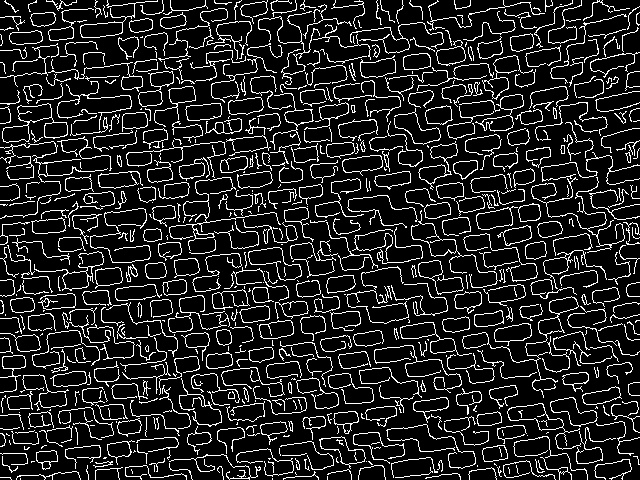
#> input picture 05222024_004814.jpg, 640 x 480 px, given in place of the camera
$ python canny_edge_live_test.py
#> lines starting #> are read from the running program, lines starting #| are printed output that depends on the picture
#> further down, frame is the input picture: shape (480, 640, 3); min 0, max 255, mean 34.2

import cv2
from datetime import datetime

def apply_canny_edge(frame_):
	gray = cv2.cvtColor(frame_, cv2.COLOR_BGR2GRAY)
	blurred = cv2.GaussianBlur(gray, (5, 5), 0)
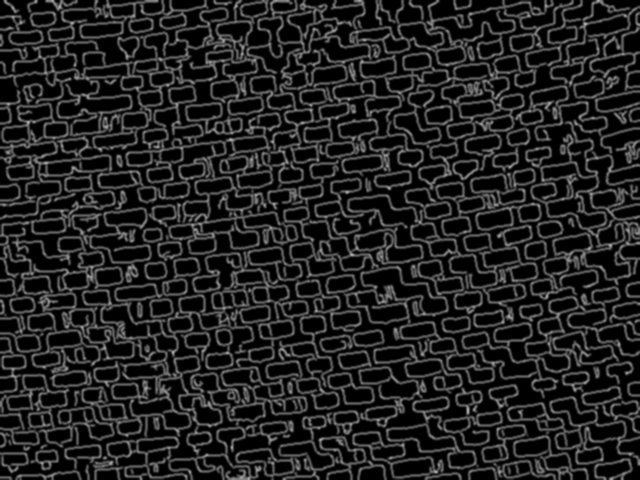
#> blurred: shape (480, 640); min 0, max 180, mean 34.2
	edges_ = cv2.Canny(blurred, 25, 200)
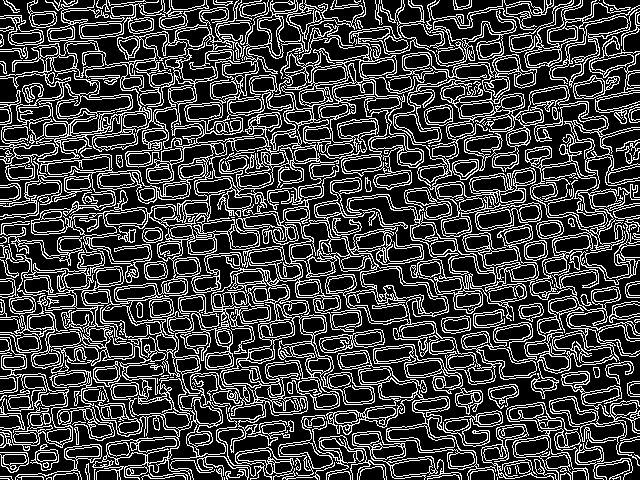
#> edges_: shape (480, 640); 24.9% white in thin lines or dots
	return edges_


cap = cv2.VideoCapture(1)

while True:
	ret, frame = cap.read()

	if not ret:
		break

	edges = apply_canny_edge(frame)

	cv2.imshow('Original', frame)
	cv2.imshow('Edges', edges)

	if cv2.waitKey(1) & 0xFF == ord('q'):
#> (key q is pressed here)
		break

	if cv2.waitKey(1) & 0xFF == ord('c'):
		td = datetime.now().strftime("%m%d%Y_%H%M%S.jpg")
		cv2.imwrite(td, edges)
		print('Captured!')

cap.release()
cv2.destroyAllWindows()

$ run again, on 05222024_004850.jpg
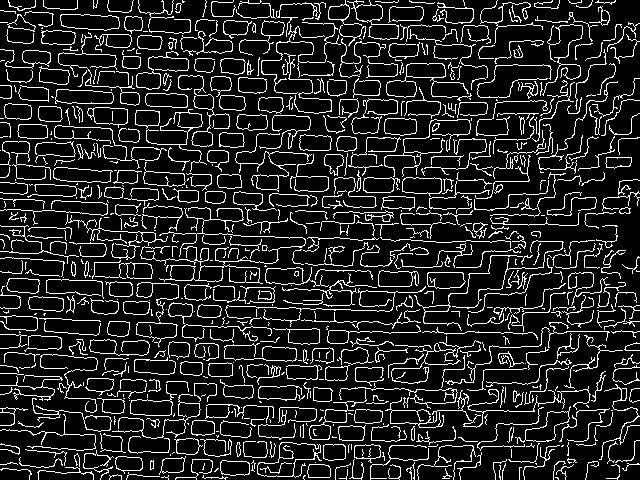
#> input picture 05222024_004850.jpg, 640 x 480 px, given in place of the camera
#> frame is the input picture: shape (480, 640, 3); min 0, max 255, mean 35.5
#> in apply_canny_edge, `blurred = cv2.GaussianBlur(gray, (5, 5), 0)`:
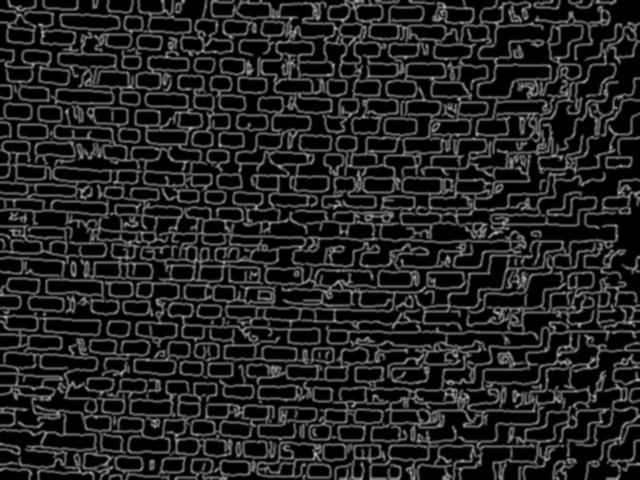
#> blurred: shape (480, 640); min 0, max 194, mean 35.5
#> in apply_canny_edge, `edges_ = cv2.Canny(blurred, 25, 200)`:
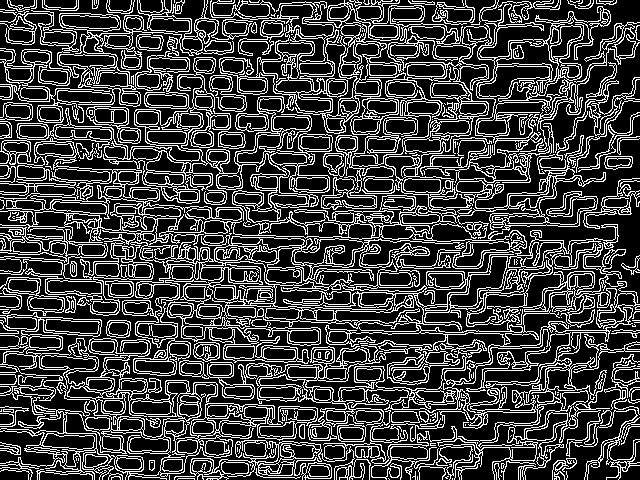
#> edges_: shape (480, 640); 25.4% white in thin lines or dots

$ run again, on 05222024_004916.jpg
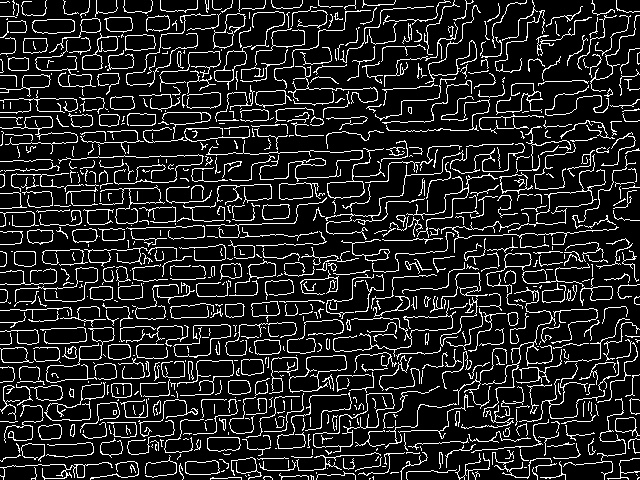
#> input picture 05222024_004916.jpg, 640 x 480 px, given in place of the camera
#> frame is the input picture: shape (480, 640, 3); min 0, max 255, mean 34.9
#> in apply_canny_edge, `blurred = cv2.GaussianBlur(gray, (5, 5), 0)`:
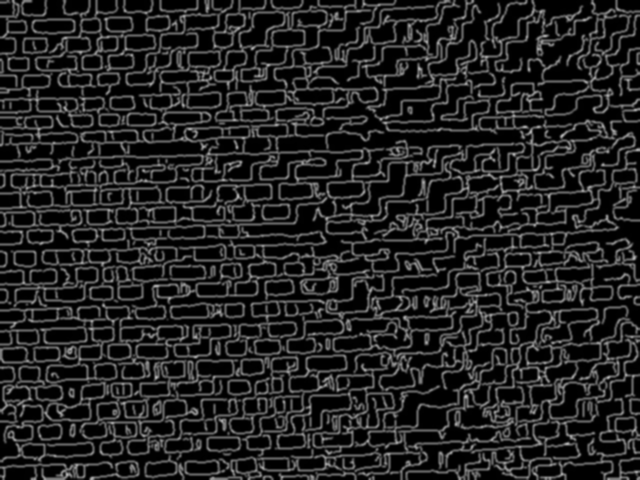
#> blurred: shape (480, 640); min 0, max 182, mean 35
#> in apply_canny_edge, `edges_ = cv2.Canny(blurred, 25, 200)`:
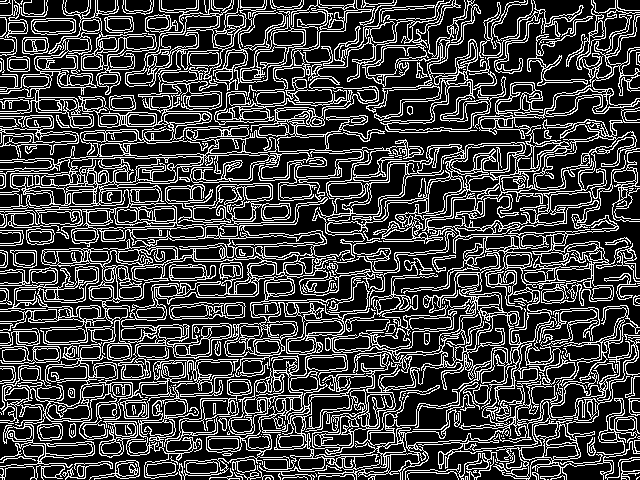
#> edges_: shape (480, 640); 25.2% white in thin lines or dots

$ run again, on 05222024_005011.jpg
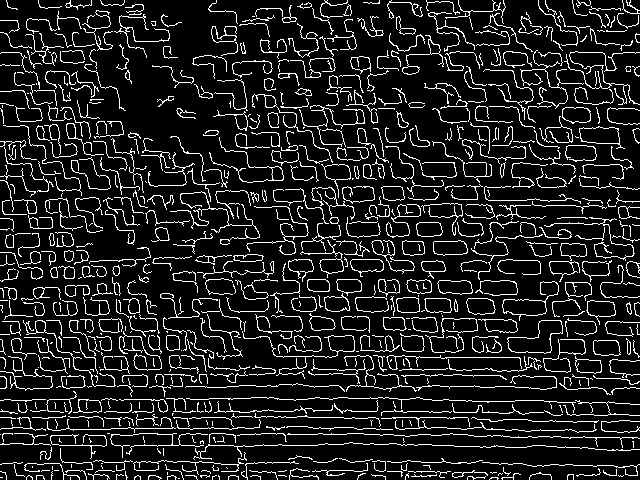
#> input picture 05222024_005011.jpg, 640 x 480 px, given in place of the camera
#> frame is the input picture: shape (480, 640, 3); min 0, max 255, mean 31.7
#> in apply_canny_edge, `blurred = cv2.GaussianBlur(gray, (5, 5), 0)`:
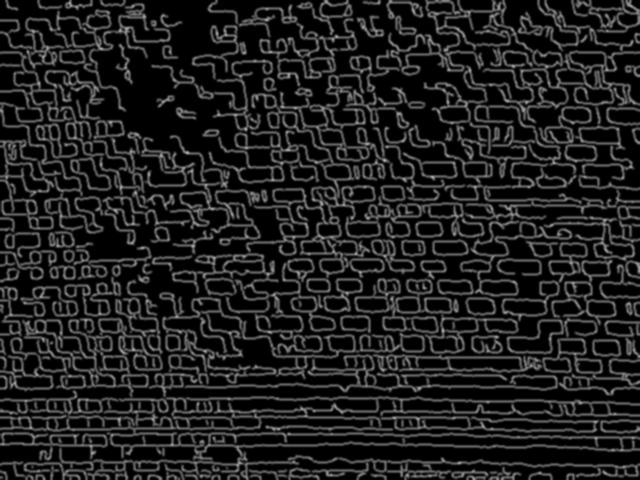
#> blurred: shape (480, 640); min 0, max 177, mean 31.8
#> in apply_canny_edge, `edges_ = cv2.Canny(blurred, 25, 200)`:
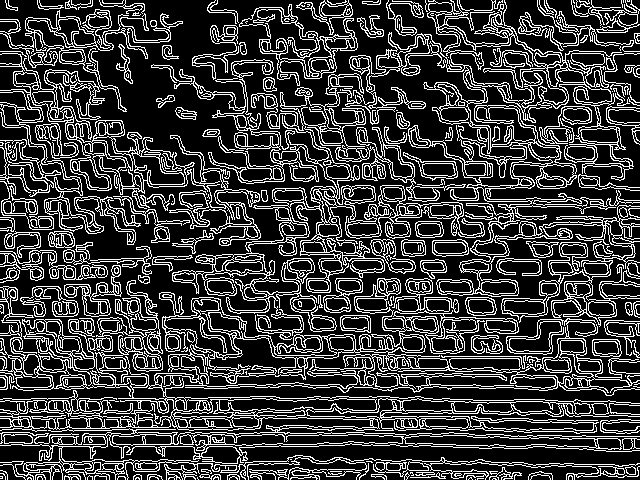
#> edges_: shape (480, 640); 23.5% white in thin lines or dots
